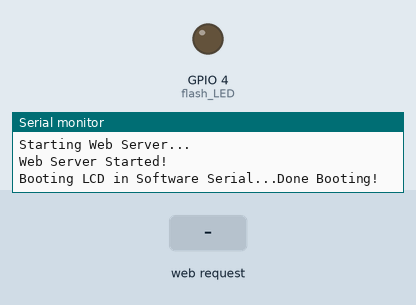
The sketch below on a simulated ESP32. Shown: output pins drawn as LEDs (lit = HIGH), the last lines printed to the serial monitor. Dashed ring = blinking. Inputs (shaded band) come from the test bench. WiFi joins after 1.5 s; servers stay silent unless stated; storage starts empty; the camera gives no picture.

Above: at 6.0 s.
6.1 s: HTTP request GET /capture received
At 6.54 s:
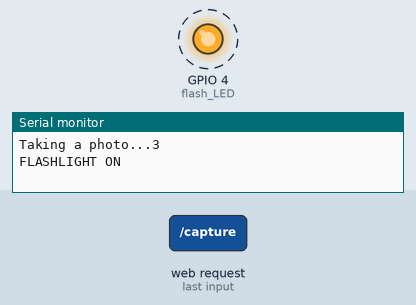
Timing chart, 0 to 9.1 s (numbered marks = the images above; inputs shaded):
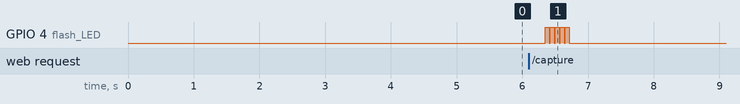

The sketch:

caviscope_4_webserver_to_sd.ino
```cpp
/*********

    CAVISCOPE v1

*********/
//10TH AUG 2025

#include "WiFi.h"
#include "esp_camera.h"
#include "esp_timer.h"
#include "img_converters.h"
#include "Arduino.h"
#include "soc/soc.h"           // Disable brownour problems
#include "soc/rtc_cntl_reg.h"  // Disable brownour problems
#include "driver/rtc_io.h"
#include <ESPAsyncWebServer.h>

#include <SPIFFS.h>
#include <FS.h>
//#include "SD_MMC.h"  // SD Card ESP32
#include <EEPROM.h>  // read and write from flash memory
// define the number of bytes you want to access
//#define EEPROM_SIZE 1


//  BIG SCREEN
//#include "Adafruit_GFX.h"
//#include "Adafruit_ILI9341.h"

// For the Adafruit shield, these are the default.
const uint8_t TFT_DC = 1;
const uint8_t TFT_CS = 2;  //39; //5;//39;
const uint8_t RST = 13;    // 4;

const uint8_t TFT_MOSI = 15;
const uint8_t TFT_MISO = 12;
const uint8_t TFT_CLK = 14;


//Adafruit_ILI9341 LCD = Adafruit_ILI9341(TFT_CS, TFT_DC, TFT_MOSI, TFT_CLK, RST, TFT_MISO);  // VERY SLOOOW
//  Adafruit_ILI9341 LCD(TFT_CS, TFT_DC, RST); // HARDWARE SPI //12X faster

const uint8_t flash_LED = 4;

// Replace with your network credentials
//const char* ssid = "MMU Weather";
//const char* password = "IntelliSys@2024_";
  const char* ssid = "IntelliSys Online";
  const char* password = "qwerty0976_";

// Create AsyncWebServer object on port 80
AsyncWebServer server(80);

boolean takeNewPhoto = false;
bool sent = false;

// Photo File Name to save on SD
#define FILE_PHOTO "/photo.jpg"

// OV2640 camera module pins (CAMERA_MODEL_AI_THINKER)
#define PWDN_GPIO_NUM 32
#define RESET_GPIO_NUM -1
#define XCLK_GPIO_NUM 0
#define SIOD_GPIO_NUM 26
#define SIOC_GPIO_NUM 27
#define Y9_GPIO_NUM 35
#define Y8_GPIO_NUM 34
#define Y7_GPIO_NUM 39
#define Y6_GPIO_NUM 36
#define Y5_GPIO_NUM 21
#define Y4_GPIO_NUM 19
#define Y3_GPIO_NUM 18
#define Y2_GPIO_NUM 5
#define VSYNC_GPIO_NUM 25
#define HREF_GPIO_NUM 23
#define PCLK_GPIO_NUM 22

const char index_html[] PROGMEM = R"rawliteral(
<!DOCTYPE HTML>
<html>
<head>
  <meta name="viewport" content="width=device-width, initial-scale=1">
  <link rel="stylesheet" href='https://cdn.jsdelivr.net/npm/bootstrap@4.6.2/dist/css/bootstrap.min.css'>
  <link rel="stylesheet" href='https://cdnjs.cloudflare.com/ajax/libs/font-awesome/4.7.0/css/font-awesome.min.css'>
  <style>
    body { text-align:center; }
    .vert { margin-bottom: 10%; }
    .hori{ margin-bottom: 0%; }
  </style>
</head>
<body>
  <div id="container" class = 'container'>
    <h1>CAVISCOPE PICTURE MANAGER</h1>
    <div class = 'row'>
    <div class = 'col-1 col-md-3'></div>
      <div class='col-10 col-md-6 alert alert-primary border border-primary'><i class='fa fa-exclamation-triangle fa-fw' ></i> It takes 5-10 seconds to capture a photo.</div>
    <div class = 'col-1 col-md-3'></div>
    </div>
    <p class = 'py-2 py-md-1'>

      <button class = 'btn btn-md btn-success mb-1' onclick="capturePhoto()"><i class='fa fa-camera fa-fw'></i>CAPTURE PHOTO</button>
      <button class = 'btn btn-md btn-primary mb-1' onclick="rotatePhoto();"><i class='fa fa-undo fa-fw'></i>ROTATE PHOTO</button>
      <button class = 'btn btn-md btn-info mb-1' onclick="location.reload();"><i class='fa fa-refresh fa-fw'></i>RELOAD IMAGE</button>
      <button class = 'btn btn-md btn-secondary mb-1' onclick="downloadImage()"><i class='fa fa-download fa-fw'></i>SAVE IMAGE</button>
    </p>
  </div>
  <div>
  <img src="saved-photo" id="photograph" width="65%"></div>


</body>
<script>
  var deg = 0;
  function capturePhoto() {
    var xhr = new XMLHttpRequest();
    xhr.open('GET', "/capture", true);
    xhr.send();
    //location.reload(); // to load the most recent image
  }

  function rotatePhoto() {
    var img = document.getElementById("photograph");
    deg += 90;
    img.style.transform = "rotate(" + deg + "deg)";
    if(isOdd(deg/90)){ document.getElementById("container").className = "vert"; }
    else{ document.getElementById("container").className = "hori"; }

  }

  function isOdd(n) { return Math.abs(n % 2) == 1; }

  function downloadImage() {
      const img = document.getElementById("photograph");
      const imageUrl = img.src;
      const fileName = imageUrl.split('/').pop();

      const link = document.createElement('a');
      link.href = imageUrl;
      link.download = fileName;
      document.body.appendChild(link);
      link.click();
      document.body.removeChild(link);
    }
</script>
</html>)rawliteral";

int pictureNumber = 0;

void setup() {

  // Serial port for debugging purposes
  Serial.begin(115200); Serial.println("BOOTING CAVISCOPE...\n");
  delay(1000);

  // Connect to Wi-Fi
  WiFi.begin(ssid, password);
  while (WiFi.status() != WL_CONNECTED) {
    delay(1000);
    Serial.print("Connecting to  WiFi Network: "); Serial.println(ssid);
  }
  Serial.print("Successfully Connected to");
  Serial.println(ssid);


  // Print ESP32 Local IP Address
  Serial.print("IP Address: http://");
  Serial.println(WiFi.localIP());


/*
  Serial.println("Starting SD Card...");
  if (!SD_MMC.begin()) {
    Serial.println("SD Card Mount Failed");
    //return;
  }

  uint8_t cardType = SD_MMC.cardType();
  if (cardType == CARD_NONE) {
    Serial.println("No SD Card attached");
    //return;
  }

  */

  Serial.println("Starting SPIFFS...");
  if (!SPIFFS.begin(true)) {
    Serial.println("An Error has occurred while mounting SPIFFS");
    ESP.restart();
    delay(100);
  } else {
    delay(500);
    Serial.println("SPIFFS mounted successfully");
  }
  // Turn-off the 'brownout detector'
  WRITE_PERI_REG(RTC_CNTL_BROWN_OUT_REG, 0);

  Serial.println("Initializing Camera...");
  // OV2640 camera module
  camera_config_t config;
  config.ledc_channel = LEDC_CHANNEL_0;
  config.ledc_timer = LEDC_TIMER_0;
  config.pin_d0 = Y2_GPIO_NUM;
  config.pin_d1 = Y3_GPIO_NUM;
  config.pin_d2 = Y4_GPIO_NUM;
  config.pin_d3 = Y5_GPIO_NUM;
  config.pin_d4 = Y6_GPIO_NUM;
  config.pin_d5 = Y7_GPIO_NUM;
  config.pin_d6 = Y8_GPIO_NUM;
  config.pin_d7 = Y9_GPIO_NUM;
  config.pin_xclk = XCLK_GPIO_NUM;
  config.pin_pclk = PCLK_GPIO_NUM;
  config.pin_vsync = VSYNC_GPIO_NUM;
  config.pin_href = HREF_GPIO_NUM;
  config.pin_sccb_sda = SIOD_GPIO_NUM;
  config.pin_sccb_scl = SIOC_GPIO_NUM;
  config.pin_pwdn = PWDN_GPIO_NUM;
  config.pin_reset = RESET_GPIO_NUM;
  config.xclk_freq_hz = 10000000; // = 20000000;     // drop to 10000000 if errors persist
  config.pixel_format = PIXFORMAT_JPEG;  // JPEG images are compressed and easier to handle.

  config.fb_location = CAMERA_FB_IN_PSRAM; // Ensure your ESP32-CAM has PSRAM and it’s initialized:
 // config.grab_mode    = CAMERA_GRAB_LATEST;

 Serial.printf("Free heap: %d\n", ESP.getFreeHeap());
 Serial.printf("Free PSRAM: %d\n", ESP.getFreePsram());

  Serial.println("Starting PSRAM...");

  if (psramFound()) {
    //config.frame_size = FRAMESIZE_UXGA; // 1600 x 1200
    config.frame_size = FRAMESIZE_HD; //; // 1280 x 720
    config.jpeg_quality = 8; // 10 out of 63
    config.fb_count = 1; // 2
    Serial.println("\tPSRAM found.");
  } else {
   // config.frame_size = FRAMESIZE_SVGA; // 800X600
    config.frame_size = FRAMESIZE_QVGA; // 320X240  // Avoid UXGA[1600x1200] or SXGA[1280x1024] unless absolutely necessary.
    config.jpeg_quality = 12;
    config.fb_count = 1;
    Serial.println("\tPSRAM not found. Streaming may failure.");
  }
/*
  Frame Size: SVGA (800x600)
  JPEG Quality: 10
  fb_count: 2
  RAM Used: ~2.3MB in PSRAM
*/

  // Camera init
  Serial.println("Now initalizing camera...");
  esp_err_t err = esp_camera_init(&config);
  if (err != ESP_OK) {
    Serial.printf("Camera init failed with error 0x%x", err);
    ESP.restart();
  }

    Serial.print("Image Frame Size set to:"); Serial.println(config.frame_size);
    Serial.print("Image JPEG Quality set to:"); Serial.println(config.jpeg_quality);
    Serial.print("Image FB Count set to:"); Serial.println(config.fb_count);


 Serial.println("Setting Web page Events...");
  // Route for root / web page
  server.on("/", HTTP_GET, [](AsyncWebServerRequest* request) {
    request->send(200, "text/html", index_html);
  });

  server.on("/capture", HTTP_GET, [](AsyncWebServerRequest* request) {
    takeNewPhoto = true;
    request->send(200, "text/plain", "Taking Photo");
  });


  server.on("/saved-photo", HTTP_GET, [](AsyncWebServerRequest* request) {
    request->send(SPIFFS, FILE_PHOTO, "image/jpg", false);
    sent = true;
  });


  // Start server
  Serial.println("Starting Web Server...");
  server.begin();
  Serial.println("Web Server Started!");

/* // If EEPROM is needed, move it out of the main task or initialize it after camera init and in a different scope.
// Using EEPROM.begin() together with camera streaming can cause memory issues. If you're not using EEPROM, remove or delay its initialization:

  Serial.println("Starting EEPROM...");
  EEPROM.begin(EEPROM_SIZE);

  if (EEPROM.read(1) >= 255) {
    EEPROM.write(1, 0);
    EEPROM.commit();
  }
  pictureNumber = EEPROM.read(1) + 1;
*/
  pinMode(flash_LED, OUTPUT);
  digitalWrite(flash_LED, 0);

  Serial.print("Booting LCD in Software Serial...");
  //LCD.begin();
  //LCD.setRotation(3); // for the 2.0-2.8" screen
  //BootScreen();

  Serial.println("Done Booting!");
  Serial.println();
  delay(1000);
}


// Use a lightweight web stream sketch with optimized buffer management.
//Avoid handling SD saving + browser streaming in the same task unless you're tightly managing buffers.

void loop() {
  if (takeNewPhoto) { takeNewPhoto = false;
        capturePhoto();  // and load it into SPIFFS();

//


        //send over WiFi();
        //save to SD();

        if (sent) Serial.println("Image Sent via WiFi!");

  }
  delay(250); // Serial.println();
}


/*
  <nav aria-label="Page navigation example">
  <ul class="pagination">
    <li class='page-item'><a class='page-link' href='#'>Previous</a></li>
    <li class='page-item'><a class='page-link' href='#'>1</a></li>
    <li class='page-item'><a class='page-link' href='#'>2</a></li>
    <li class='page-item'><a class='page-link' href='#'>3</a></li>
    <li class='page-item'><a class='page-link' href='#'>Next</a></li>

  </ul>
</nav>
*/


// Check if photo capture was successful
bool checkPhoto(fs::FS& fs) {
  File f_pic = fs.open(FILE_PHOTO);
  unsigned int pic_size = f_pic.size();
  return (pic_size > 100);
}


camera_fb_t* fb = NULL;  // pointer

uint8_t shots = 0;

// Capture Photo and Save it to SPIFFS
void capturePhoto(void) {

  bool taken_well = false;  // Boolean indicating if the picture has been taken correctly
  shots = 0;

  do {
    Serial.println();
    Serial.println();
    Serial.print("Taking a photo...");
    Serial.println(shots + 1);  // Take a photo with the camera

    digitalWrite(flash_LED, 1);
    Serial.println("FLASHLIGHT ON");
    //delay(50);
    fb = esp_camera_fb_get();
    if (!fb) {
      Serial.println("Camera capture failed");
      digitalWrite(flash_LED, 0);
      return;  // eliminate return to allow other parts of the code to run and replace with an error address code

    }

    else {
      Serial.println("Photo successfully taken!");
      digitalWrite(flash_LED, 0);

      //Serial.print("Number of pics so far in EEPROM:");
      //Serial.println(pictureNumber);

      load_into_SPIFFS();
      esp_camera_fb_return(fb);
      taken_well = checkPhoto(SPIFFS);

     // flash(1, 0);

      shots++;
     // delay(50);
      if (shots >= 5) {
        Serial.println("Retakes ziwedeyo");
        break;
      }  // quit after 5 attempts
    }
  } while (!taken_well);
/*
  if (taken_well) {
    pictureNumber++;
    EEPROM.write(1, pictureNumber);
    EEPROM.commit();
    Serial.println("Picture count saved into EEPROM!");
  }*/
}


void load_into_SPIFFS() {
  // Photo file name
  Serial.printf("Picture file name: %s\n", FILE_PHOTO);
  File file = SPIFFS.open(FILE_PHOTO, FILE_WRITE);

  // Insert the data in the photo file
  if (!file) {
    Serial.println("Failed to open SPIFFS for writing image");
  } else {
    file.write(fb->buf, fb->len);  // payload (image), payload length
    Serial.print("The picture has been saved into SPIFFS as ");
    Serial.print(FILE_PHOTO);
    Serial.print(" with Size: ");
    Serial.print(file.size() / 1000.0);
    Serial.println(" kB");
  }
  // Close the file
  file.close();
}

/*
void save_to_SD() {

  // Path where new picture will be saved in SD Card
  String path = "/picture" + String(pictureNumber) + ".jpg";

  fs::FS& fs = SD_MMC;
  Serial.printf("Picture file name: %s\n", path.c_str());

  File file = fs.open(path.c_str(), FILE_WRITE);
  if (!file) {
    Serial.println("Failed to open SD card for writing");
    // return;
  } else {
    file.write(fb->buf, fb->len);  // payload (image), payload length
    Serial.printf("Saved file to SD Card path: %s\n", path.c_str());
  //  EEPROM.write(1, pictureNumber);
  //  EEPROM.commit();
  }
  file.close();
}
*/
void flash(uint8_t times, uint8_t delay_setting) {

  for (int xy = 0; xy < times; xy++) {
    digitalWrite(flash_LED, HIGH);

    if (delay_setting == 0) delay(50);
    else if (delay_setting == 1) delay(100);
    else if (delay_setting == 2) delay(500);

    digitalWrite(flash_LED, LOW);
    if (times > 1) delay(50);
  }
}


char origin[100] = "This Technology is Designed and Manufactured in Uganda";

uint32_t screen_boot_dur = 0, screen_boot_start = 0;

char boot_dur[20] = "";
/*
void BootScreen() {
  Serial.println("Running Boot Sequence...");
  screen_boot_start = millis();
  LCD.fillScreen(ILI9341_BLACK);
  LCD.setTextColor(ILI9341_WHITE);
  LCD.setCursor(10, 90);
  LCD.setTextSize(5);
  LCD.print("IntelliSys");

  // BACK LIGHT
  //    pinMode(backlight_, OUTPUT); digitalWrite(backlight_, HIGH);

  LCD.setTextColor(ILI9341_LIGHTGREY);
  LCD.setCursor(140, 210);
  LCD.setTextSize(2);
  LCD.print("2025");
  Serial.println("IntelliSys Screen Done");

  delay(700);

  LCD.fillScreen(ILI9341_NAVY);

  LCD.setTextColor(ILI9341_WHITE);
  LCD.setCursor(90, 10);
  LCD.setTextSize(3);
  LCD.print("CAVISCOPE");
  delay(500);


  LCD.setTextSize(2);
  LCD.setCursor(80, 60);
  LCD.print("Non-invasive");
  LCD.setCursor(38, 90);
  LCD.print("Cervical Cancer");
  LCD.setCursor(75, 140);
  LCD.print("Detection Device");

  delay(200);
  Serial.println("Now to the Uganda FLAG");

  for (int i = 0; i <= 320; i += 4) {
    LCD.fillRect(0, 160, i, 30, ILI9341_BLACK);
  }
  delay(50);

  for (int i = 0; i <= 320; i += 4) {
    LCD.fillRect(0, 190, i, 30, ILI9341_YELLOW);
  }
  delay(50);

  for (int i = 0; i <= 320; i += 4) {
    LCD.fillRect(0, 220, i, 30, ILI9341_RED);
  }
  delay(50);


  LCD.setTextSize(1);
  LCD.setTextColor(ILI9341_WHITE);
  LCD.setCursor(1, 225);
  LCD.print(origin);
  delay(1000);


  delay(1000);

  screen_boot_dur = (millis() - screen_boot_start) / 1000;
  ltoa(screen_boot_dur, boot_dur, 10);
  strcat(boot_dur, " seconds");

  LCD.setTextSize(1);
  LCD.setTextColor(ILI9341_WHITE);
  LCD.setCursor(20, 225);
  LCD.print(boot_dur);


  Serial.print("TFT Boot Duration: ");
  Serial.print(screen_boot_dur);
  Serial.println(" seconds");
}
*/
```

Measured:
- after the input at 6.1 s, GPIO 4 (flash_LED): alternates HIGH for 0.06 s and LOW for 0.02 s, 10 changes in all, then stays LOW, starting after 0.25 s
